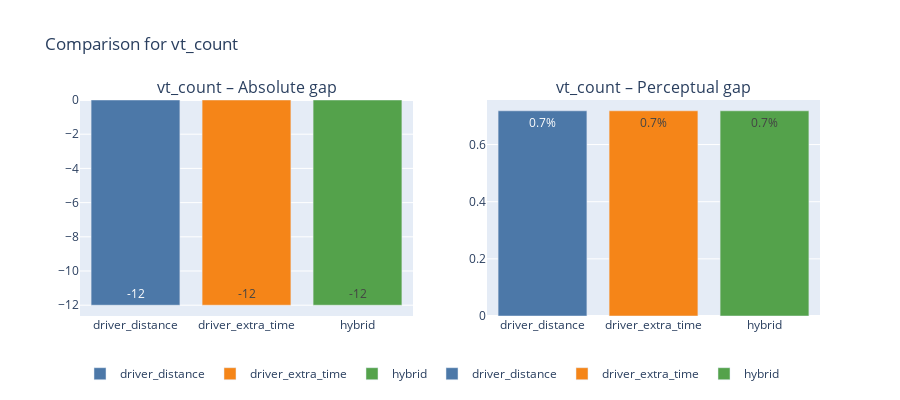
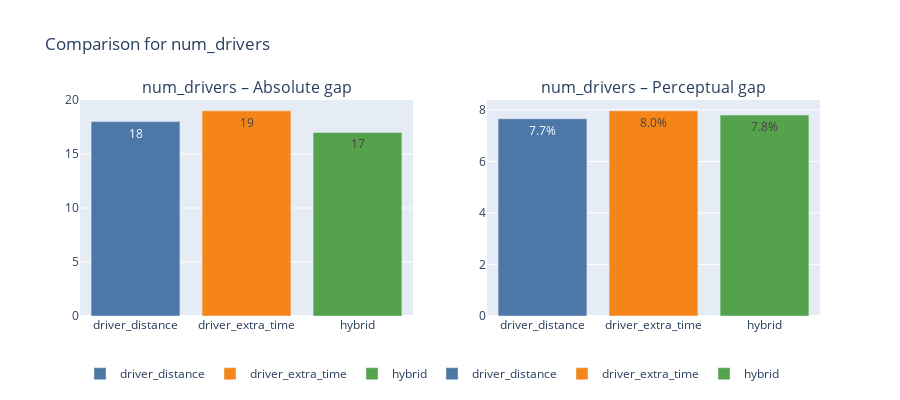
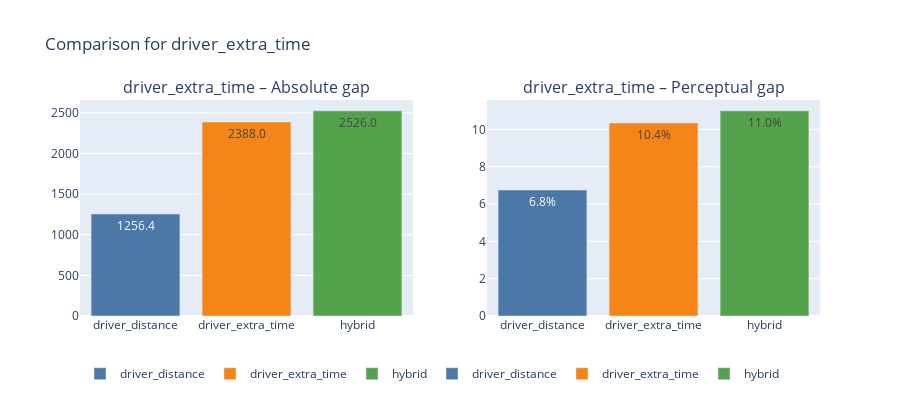
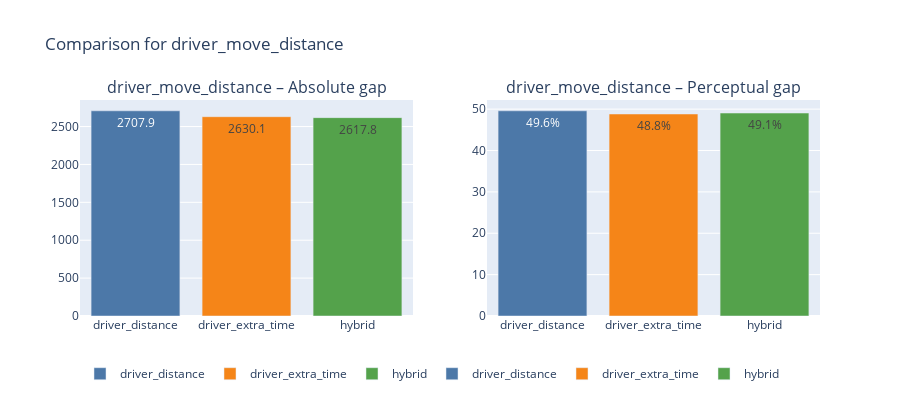

These figures' notebook cell, in order:
### Code cell
indicators = ["vt_count", "num_drivers", 
              "driver_extra_time", "driver_move_distance"]

colors = {
    "driver_distance": "#4C78A8",   # muted blue
    "driver_extra_time": "#F58518", # warm orange
    "hybrid": "#54A24B",            # fresh green
}


figs = plot_comparison_metrics(comparison_metric, indicators, colors)

for fig in figs:
    fig.show()

### Figure 1 — Plotly figure (JSON) as saved in the notebook; plotly's stock layout.template omitted (floating-point values rounded to 4 significant figures)
{"data": [{"marker": {"color": "#4C78A8"}, "name": "driver_distance", "text": ["-12"], "textposition": "auto", "type": "bar", "x": ["driver_distance"], "xaxis": "x", "y": [-12], "yaxis": "y"}, {"marker": {"color": "#F58518"}, "name": "driver_extra_time", "text": ["-12"], "textposition": "auto", "type": "bar", "x": ["driver_extra_time"], "xaxis": "x", "y": [-12], "yaxis": "y"}, {"marker": {"color": "#54A24B"}, "name": "hybrid", "text": ["-12"], "textposition": "auto", "type": "bar", "x": ["hybrid"], "xaxis": "x", "y": [-12], "yaxis": "y"}, {"marker": {"color": "#4C78A8"}, "name": "driver_distance", "text": ["0.7%"], "textposition": "auto", "type": "bar", "x": ["driver_distance"], "xaxis": "x2", "y": [0.7181], "yaxis": "y2"}, {"marker": {"color": "#F58518"}, "name": "driver_extra_time", "text": ["0.7%"], "textposition": "auto", "type": "bar", "x": ["driver_extra_time"], "xaxis": "x2", "y": [0.7181], "yaxis": "y2"}, {"marker": {"color": "#54A24B"}, "name": "hybrid", "text": ["0.7%"], "textposition": "auto", "type": "bar", "x": ["hybrid"], "xaxis": "x2", "y": [0.7181], "yaxis": "y2"}], "layout": {"annotations": [{"font": {"size": 16}, "showarrow": false, "text": "vt_count – Absolute gap", "x": 0.225, "xanchor": "center", "xref": "paper", "y": 1, "yanchor": "bottom", "yref": "paper"}, {"font": {"size": 16}, "showarrow": false, "text": "vt_count – Perceptual gap", "x": 0.775, "xanchor": "center", "xref": "paper", "y": 1, "yanchor": "bottom", "yref": "paper"}], "barmode": "group", "height": 400, "legend": {"orientation": "h", "y": -0.2}, "title": {"text": "Comparison for vt_count"}, "width": 900, "xaxis": {"anchor": "y", "domain": [0, 0.45]}, "xaxis2": {"anchor": "y2", "domain": [0.55, 1]}, "yaxis": {"anchor": "x", "domain": [0, 1]}, "yaxis2": {"anchor": "x2", "domain": [0, 1]}}}

### Figure 2 — Plotly figure (JSON) as saved in the notebook; plotly's stock layout.template omitted (floating-point values rounded to 4 significant figures)
{"data": [{"marker": {"color": "#4C78A8"}, "name": "driver_distance", "text": ["18"], "textposition": "auto", "type": "bar", "x": ["driver_distance"], "xaxis": "x", "y": [18], "yaxis": "y"}, {"marker": {"color": "#F58518"}, "name": "driver_extra_time", "text": ["19"], "textposition": "auto", "type": "bar", "x": ["driver_extra_time"], "xaxis": "x", "y": [19], "yaxis": "y"}, {"marker": {"color": "#54A24B"}, "name": "hybrid", "text": ["17"], "textposition": "auto", "type": "bar", "x": ["hybrid"], "xaxis": "x", "y": [17], "yaxis": "y"}, {"marker": {"color": "#4C78A8"}, "name": "driver_distance", "text": ["7.7%"], "textposition": "auto", "type": "bar", "x": ["driver_distance"], "xaxis": "x2", "y": [7.657], "yaxis": "y2"}, {"marker": {"color": "#F58518"}, "name": "driver_extra_time", "text": ["8.0%"], "textposition": "auto", "type": "bar", "x": ["driver_extra_time"], "xaxis": "x2", "y": [7.966], "yaxis": "y2"}, {"marker": {"color": "#54A24B"}, "name": "hybrid", "text": ["7.8%"], "textposition": "auto", "type": "bar", "x": ["hybrid"], "xaxis": "x2", "y": [7.803], "yaxis": "y2"}], "layout": {"annotations": [{"font": {"size": 16}, "showarrow": false, "text": "num_drivers – Absolute gap", "x": 0.225, "xanchor": "center", "xref": "paper", "y": 1, "yanchor": "bottom", "yref": "paper"}, {"font": {"size": 16}, "showarrow": false, "text": "num_drivers – Perceptual gap", "x": 0.775, "xanchor": "center", "xref": "paper", "y": 1, "yanchor": "bottom", "yref": "paper"}], "barmode": "group", "height": 400, "legend": {"orientation": "h", "y": -0.2}, "title": {"text": "Comparison for num_drivers"}, "width": 900, "xaxis": {"anchor": "y", "domain": [0, 0.45]}, "xaxis2": {"anchor": "y2", "domain": [0.55, 1]}, "yaxis": {"anchor": "x", "domain": [0, 1]}, "yaxis2": {"anchor": "x2", "domain": [0, 1]}}}

### Figure 3 — Plotly figure (JSON) as saved in the notebook; plotly's stock layout.template omitted (floating-point values rounded to 4 significant figures)
{"data": [{"marker": {"color": "#4C78A8"}, "name": "driver_distance", "text": ["1256.4"], "textposition": "auto", "type": "bar", "x": ["driver_distance"], "xaxis": "x", "y": [1256.0], "yaxis": "y"}, {"marker": {"color": "#F58518"}, "name": "driver_extra_time", "text": ["2388.0"], "textposition": "auto", "type": "bar", "x": ["driver_extra_time"], "xaxis": "x", "y": [2388.0], "yaxis": "y"}, {"marker": {"color": "#54A24B"}, "name": "hybrid", "text": ["2526.0"], "textposition": "auto", "type": "bar", "x": ["hybrid"], "xaxis": "x", "y": [2526.0], "yaxis": "y"}, {"marker": {"color": "#4C78A8"}, "name": "driver_distance", "text": ["6.8%"], "textposition": "auto", "type": "bar", "x": ["driver_distance"], "xaxis": "x2", "y": [6.753], "yaxis": "y2"}, {"marker": {"color": "#F58518"}, "name": "driver_extra_time", "text": ["10.4%"], "textposition": "auto", "type": "bar", "x": ["driver_extra_time"], "xaxis": "x2", "y": [10.35], "yaxis": "y2"}, {"marker": {"color": "#54A24B"}, "name": "hybrid", "text": ["11.0%"], "textposition": "auto", "type": "bar", "x": ["hybrid"], "xaxis": "x2", "y": [11.0], "yaxis": "y2"}], "layout": {"annotations": [{"font": {"size": 16}, "showarrow": false, "text": "driver_extra_time – Absolute gap", "x": 0.225, "xanchor": "center", "xref": "paper", "y": 1, "yanchor": "bottom", "yref": "paper"}, {"font": {"size": 16}, "showarrow": false, "text": "driver_extra_time – Perceptual gap", "x": 0.775, "xanchor": "center", "xref": "paper", "y": 1, "yanchor": "bottom", "yref": "paper"}], "barmode": "group", "height": 400, "legend": {"orientation": "h", "y": -0.2}, "title": {"text": "Comparison for driver_extra_time"}, "width": 900, "xaxis": {"anchor": "y", "domain": [0, 0.45]}, "xaxis2": {"anchor": "y2", "domain": [0.55, 1]}, "yaxis": {"anchor": "x", "domain": [0, 1]}, "yaxis2": {"anchor": "x2", "domain": [0, 1]}}}

### Figure 4 — Plotly figure (JSON) as saved in the notebook; plotly's stock layout.template omitted (floating-point values rounded to 4 significant figures)
{"data": [{"marker": {"color": "#4C78A8"}, "name": "driver_distance", "text": ["2707.9"], "textposition": "auto", "type": "bar", "x": ["driver_distance"], "xaxis": "x", "y": [2708.0], "yaxis": "y"}, {"marker": {"color": "#F58518"}, "name": "driver_extra_time", "text": ["2630.1"], "textposition": "auto", "type": "bar", "x": ["driver_extra_time"], "xaxis": "x", "y": [2630.0], "yaxis": "y"}, {"marker": {"color": "#54A24B"}, "name": "hybrid", "text": ["2617.8"], "textposition": "auto", "type": "bar", "x": ["hybrid"], "xaxis": "x", "y": [2618.0], "yaxis": "y"}, {"marker": {"color": "#4C78A8"}, "name": "driver_distance", "text": ["49.6%"], "textposition": "auto", "type": "bar", "x": ["driver_distance"], "xaxis": "x2", "y": [49.6], "yaxis": "y2"}, {"marker": {"color": "#F58518"}, "name": "driver_extra_time", "text": ["48.8%"], "textposition": "auto", "type": "bar", "x": ["driver_extra_time"], "xaxis": "x2", "y": [48.82], "yaxis": "y2"}, {"marker": {"color": "#54A24B"}, "name": "hybrid", "text": ["49.1%"], "textposition": "auto", "type": "bar", "x": ["hybrid"], "xaxis": "x2", "y": [49.06], "yaxis": "y2"}], "layout": {"annotations": [{"font": {"size": 16}, "showarrow": false, "text": "driver_move_distance – Absolute gap", "x": 0.225, "xanchor": "center", "xref": "paper", "y": 1, "yanchor": "bottom", "yref": "paper"}, {"font": {"size": 16}, "showarrow": false, "text": "driver_move_distance – Perceptual gap", "x": 0.775, "xanchor": "center", "xref": "paper", "y": 1, "yanchor": "bottom", "yref": "paper"}], "barmode": "group", "height": 400, "legend": {"orientation": "h", "y": -0.2}, "title": {"text": "Comparison for driver_move_distance"}, "width": 900, "xaxis": {"anchor": "y", "domain": [0, 0.45]}, "xaxis2": {"anchor": "y2", "domain": [0.55, 1]}, "yaxis": {"anchor": "x", "domain": [0, 1]}, "yaxis2": {"anchor": "x2", "domain": [0, 1]}}}
